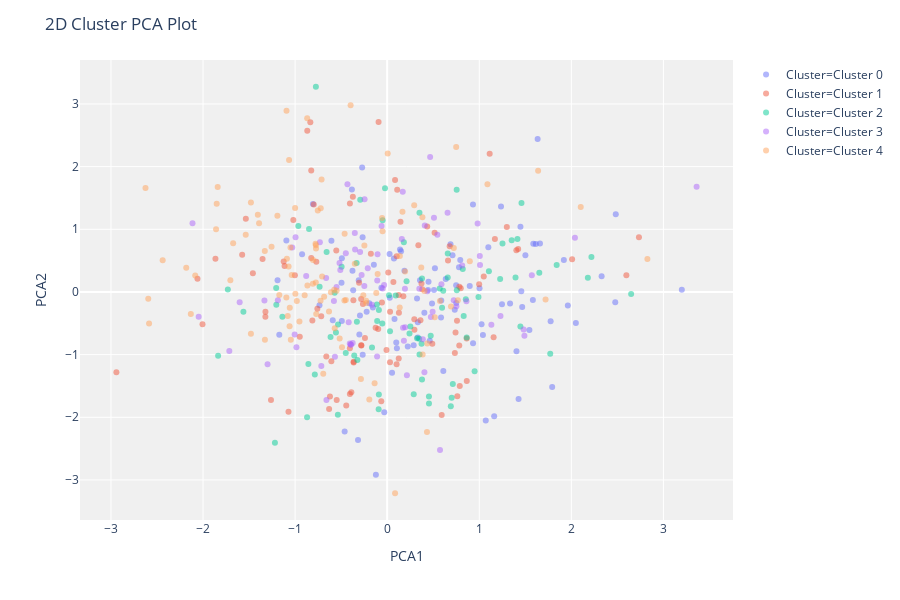

Source (notebook cell):
### Markdown cell above
### Plot Model

### Code cell
plot_model(kmeans)
